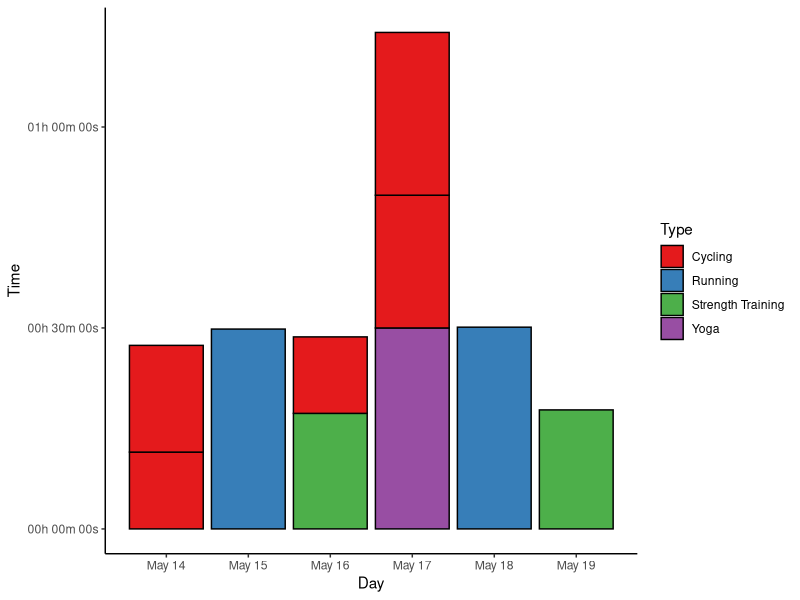
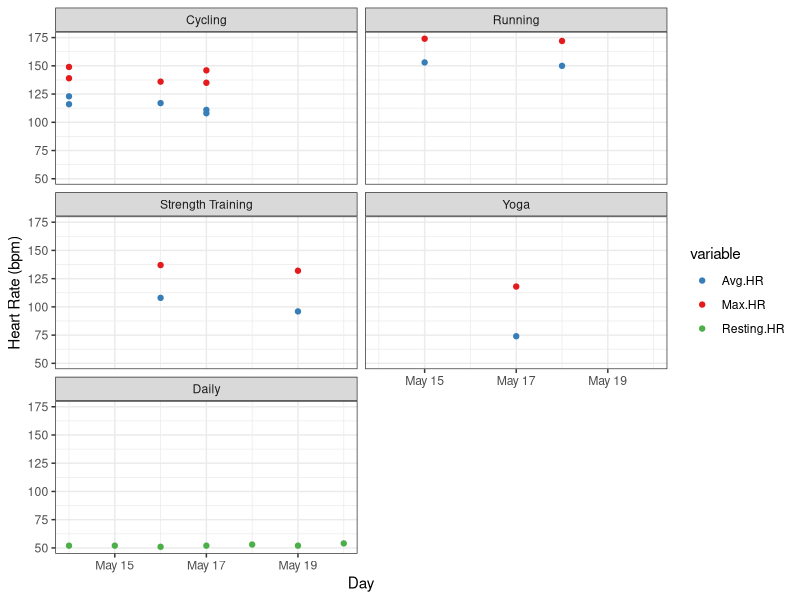
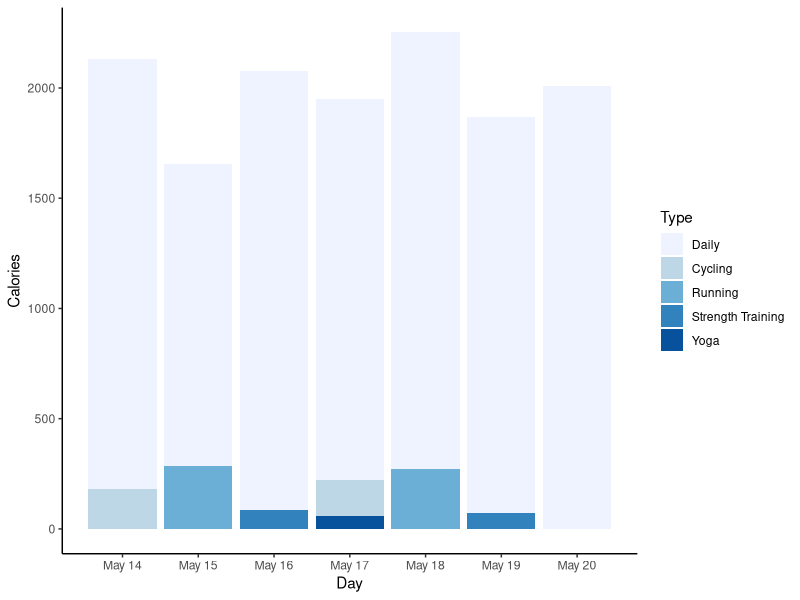
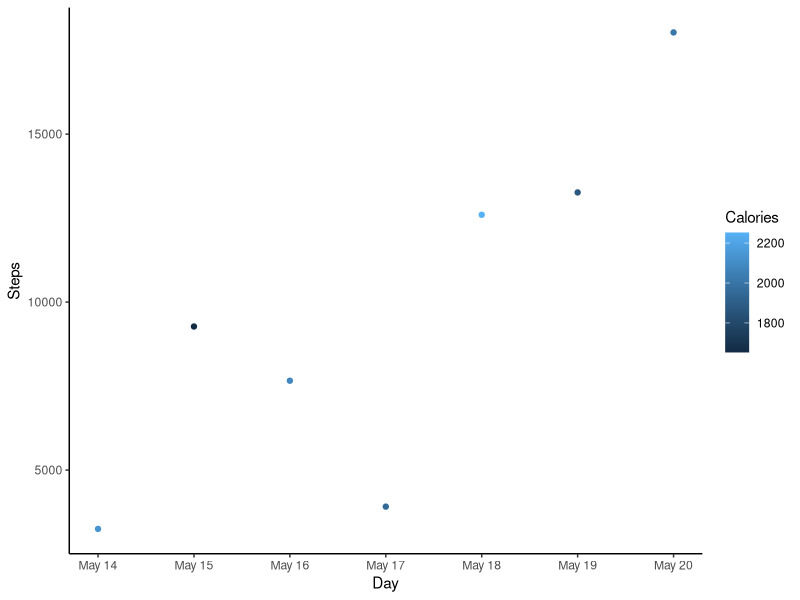

Recreate these plots in R, in order.
## ---- chunk 1
setwd("C:/Users/Sarah/Dropbox/Fitness/SummerPain")
options(stringsAsFactors=FALSE)

library(chron)
library(plyr)
library(knitr)
library(ggplot2)
library(scales)
library(reshape2)
library(car)
## ---- chunk 2
# read in data
data <- read.table("Week1.csv", header=TRUE, sep=",", na.strings=c("NA", "--", ""))

# convert time/date objects
data$Start <- as.POSIXct(data$Start, format="%a, %d %B %Y %H:%M")
data$Time <- times(data$Time)

# remove morning exercise
dataf <- data[!data$Type=="Other", ]

# convert exercise type to factor and reorder for plotting
a <- recode(as.numeric(as.factor(dataf$Type)), "1=1; 2=5; 3=2; 4=3; 5=4")
dataf$Types <- reorder(dataf$Type, a)

# first look
summary(data)
dataf
## ---- chunk 3
kable(ddply(dataf, .(Type), summarise, duration=sum(Time)), format="html", table.attr="style='width:20%;'")
## ---- chunk 4
# extract day from activity start
dataf$Day <- as.Date(dataf$Start)

# ignore daily data for plotting
datas <- subset(dataf, !Type=="Daily")

p1 <- ggplot(datas, aes(x=Day, y=Time, fill=Type)) +
  geom_bar(stat="identity", colour="black") + scale_fill_brewer(palette="Set1")
p1 <- p1 + scale_y_chron(labels=date_format("%Hh %Mm %Ss"))
p1 <- p1 + theme_classic() + scale_x_date(date_breaks="1 day", date_labels="%B %d")
p1
## ---- chunk 5
# melt HR data
HRdata <- melt(dataf, id.vars=c("Activity", "Types", "Day"),
               measure.vars=c("Avg.HR", "Max.HR", "Resting.HR"))

p2 <- ggplot(data=HRdata, aes(x=Day, y=value, colour=variable)) +
  geom_point() + scale_colour_manual(values=c("#377EB8", "#E41A1C", "#4DAF4A"))
p2 <- p2 + facet_wrap(~factor(Types), nrow=3)
p2 <- p2 + theme_bw() + labs(y="Heart Rate (bpm)")
p2
## ---- chunk 6
#reorder types for this plot
b <- recode(as.numeric(as.factor(dataf$Types)), "1=2; 2=3; 3=4; 4=5; 5=1")
dataf$Types <- reorder(dataf$Type, b)

# sum up calories per exercise type per day
datac <- dcast(dataf, Day ~ Types, sum, value.var="Calories")
datacm <- melt(datac, id.vars="Day")
colnames(datacm) <- c("Day", "Type", "Calories")

p3 <- ggplot(datacm, aes(x=Day, y=Calories, fill=Type)) +
  geom_bar(stat="identity", position="identity") + scale_fill_brewer()
p3 <- p3 + theme_classic() + scale_x_date(date_breaks="1 day", date_labels="%B %d")
p3
## ---- chunk 7
# subset for only daily data
datad <- dataf[dataf$Type=="Daily", ]

p4 <- ggplot(datad, aes(x=Day, y=Steps, colour=Calories)) + geom_point()
p4 <- p4 + theme_classic() + scale_x_date(date_breaks="1 day", date_labels="%B %d")
p4
